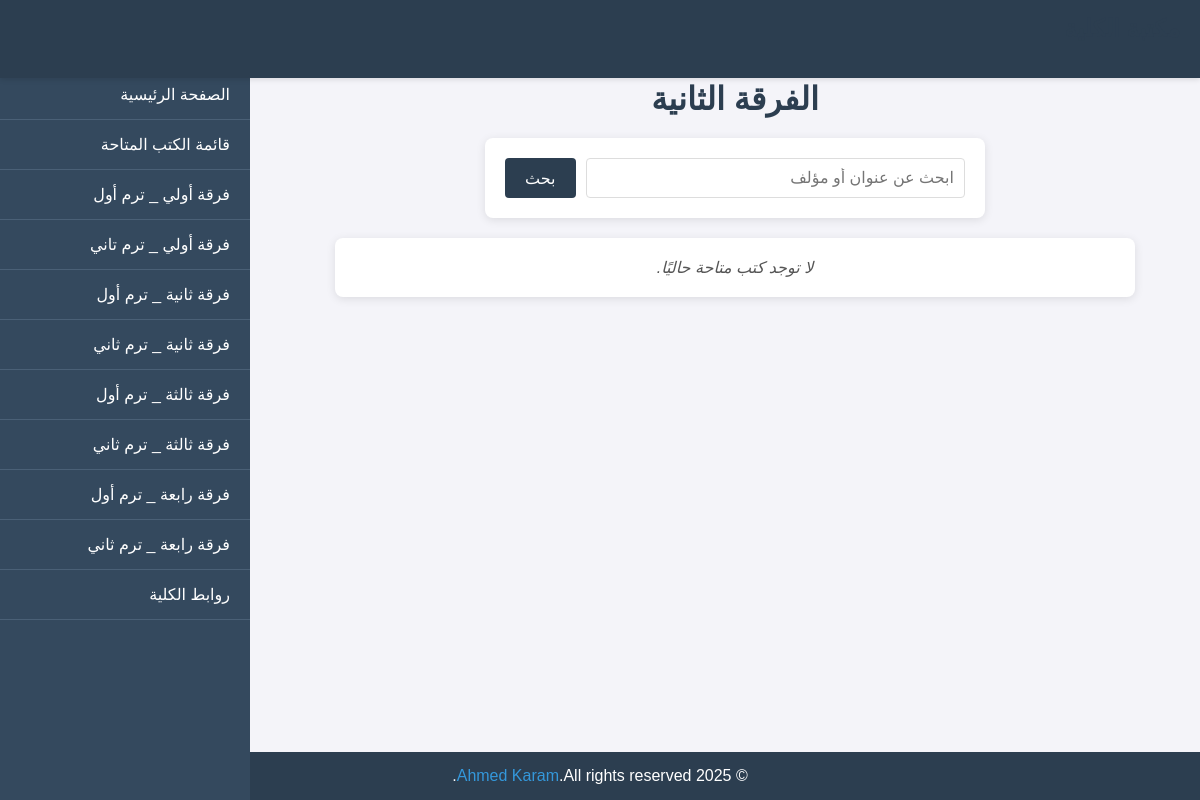
The page /academic/year2/year1/1/ on the database as committed earlier.
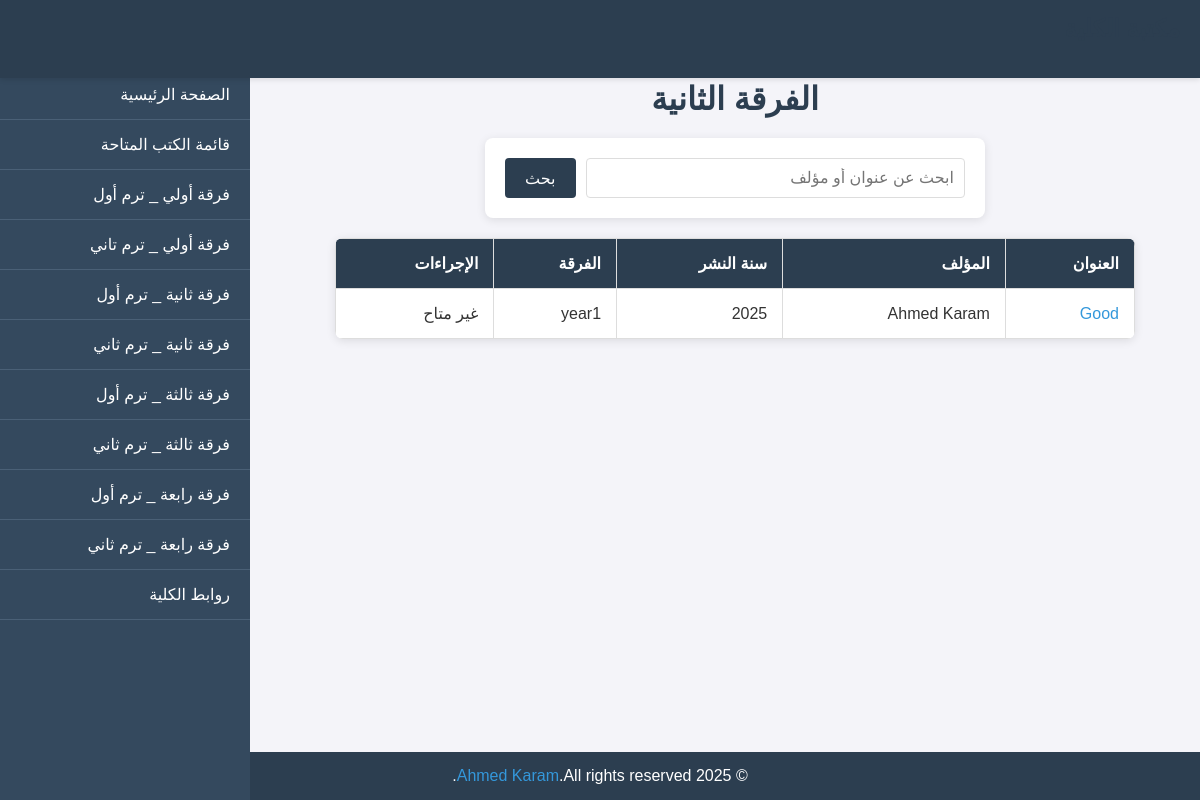
The same page on the database as committed later.
### academic/models.py (models this page shows, shortened)
class Book(models.Model):
    title = models.CharField(max_length=200)
    author = models.CharField(max_length=100)
    description = models.TextField(null=True, blank=True)
    publication_date = models.DateField(null=True, blank=True)
    pdf_file = models.FileField(upload_to='books/pdfs/', null=True, blank=True)
    year = models.CharField(max_length=10, choices=YEAR_CHOICES, default='year1')
    term = models.IntegerField(choices=TERM_CHOICES, default=1)
    is_available = models.BooleanField(default=True, verbose_name='available?')
    class Meta:
        indexes = [models.Index(fields=['title'])]

### academic/views.py (the view)
# urls.py: path('year2/<str:year>/<int:term>/', views.year2, name='year2'),
def year2(request, year, term):
    books = Book.objects.filter(year=year, term=term)
    context = {
        'books': books,
        'year': year,
        'term': term,
        }
    return render(request, 'academic/year2.html', context)

### academic/templates/academic/year2.html (shortened to what this page needs)
<!DOCTYPE html>
<html lang="ar">
<head>
</head>
<body>
    <header>
        <h1>مكتبة الكلية</h1>
    </header>
    <nav class="sidebar">
        <div class="sidebar-content">
            <ul>
                <li><a href="{% url 'academic:home' %}"> الصفحة الرئيسية</a></li>
                <li><a href="{% url 'academic:books_list' %}"> قائمة الكتب المتاحة</a></li>
                <li><a href="{% url 'academic:year1' 'year1' 1 %}">فرقة أولي _ ترم أول</a></li>
                <li><a href="{% url 'academic:year1' 'year1' 2 %}">فرقة أولي _ ترم تاني</a></li>
                <li><a href="{% url 'academic:year2' 'year2' 1 %}"> فرقة ثانية _ ترم أول</a></li>
                <li><a href="{% url 'academic:year2' 'year2' 2 %}"> فرقة ثانية _ ترم ثاني</a></li>
                <li><a href="{% url 'academic:year3' 'year3' 1 %}"> فرقة ثالثة _ ترم أول</a></li>
                <li><a href="{% url 'academic:year3' 'year3' 2 %}"> فرقة ثالثة _ ترم ثاني</a></li>
                <li><a href="{% url 'academic:year4' 'year4' 1 %}"> فرقة رابعة _ ترم أول</a></li>
                <li><a href="{% url 'academic:year4' 'year4' 2 %}"> فرقة رابعة _ ترم ثاني</a></li>
                <li><a href="{% url 'academic:college_links' %}"> روابط الكلية</a></li>
            </ul>
        </div>
    </nav>
    <main class="main-content">
        <h1>  الفرقة الثانية</h1>
        <div class="search-container">
            <form method="get" action="{% url 'academic:search_books' %}">
                <input type="text" name="q" placeholder="ابحث عن عنوان أو مؤلف">
                <button type="submit">بحث</button>
            </form>
        </div>
        {% if books %}
            <table>
                <thead>
                    <tr>
                        <th>العنوان</th>
                        <th>المؤلف</th>
                        <th>سنة النشر</th>
                        <th>الفرقة</th>
                        <th>الإجراءات</th>
                    </tr>
                </thead>
                <tbody>
                    {% for book in books %}
                        <tr>
                            <td><a href="{% url 'academic:book_detail' book.pk %}">{{ book.title }}</a></td>
                            <td>{{ book.author }}</td>
                            <td>{{ book.publication_date|date:"Y" }}</td>
                            <td>{{ book.year }}</td>
                            <td>
                                {% if book.pdf_file %}
                                    <a href="{{ book.pdf_file.url }}" target="_blank">قراءة أونلاين</a>
                                {% else %}
                                    <span>غير متاح</span>
                                {% endif %}
                            </td>
                        </tr>
                    {% endfor %}
                </tbody>
            </table>
        {% else %}
            <p class="no-books">لا توجد كتب متاحة حاليًا.</p>
        {% endif %}
    </main>
    <footer>
        <p>© 2025 <a href="https://www.facebook.com/share/1BhQoTLxFP/" target="_blank">Ahmed Karam</a>.All rights reserved.</p>
    </footer>
</body>
</html>

Rows that differ between the two databases and show on the page:
added Book: title "Good", author "Ahmed Karam", publication_date "2025", year "year1", pdf_file "غير متاح"
Other text that changed with them:
text no longer shown: "لا توجد كتب متاحة حاليًا."
text now shown: "العنوان المؤلف سنة النشر الفرقة الإجراءات"
